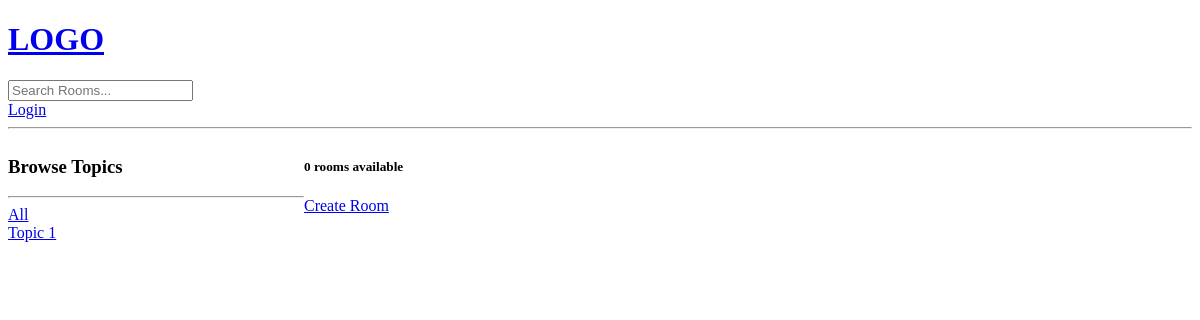
/?q=JavaScript, run on an earlier commit of the app's database.
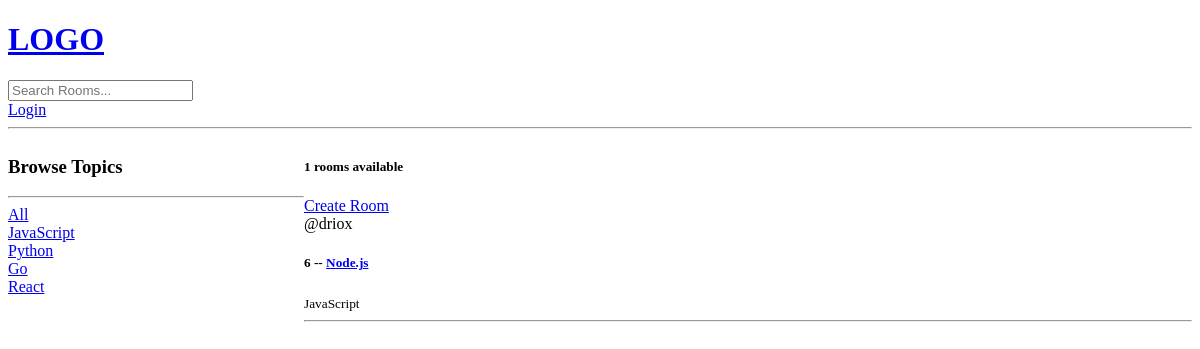
And on a later commit of the database.
### base/models.py (models this page shows, shortened)
class Topic(models.Model):
    name = models.CharField(max_length=200)

class Room(models.Model):
    host = models.ForeignKey(User, on_delete=models.SET_NULL, null=True)
    topic = models.ForeignKey(Topic, on_delete=models.SET_NULL, null=True)
    name = models.CharField(max_length=200)
    description = models.TextField(null=True, blank=True)
    updated = models.DateTimeField(auto_now=True)
    created = models.DateTimeField(auto_now_add=True)

### base/views.py (the view)
# urls.py: path('', views.home, name="home"),
def home(request):
    q = request.GET.get('q') if request.GET.get('q') != None else ''
    rooms = Room.objects.filter(
        Q(topic__name__icontains=q) |
        Q(name__icontains=q) |
        Q(description__icontains=q)
    )
    topics = Topic.objects.all()
    room_count = rooms.count()
    context = {'rooms': rooms, 'topics': topics, 'room_count': room_count}
    return render(request, 'home.html', context)

### templates/home.html (shortened to what this page needs)
{% extends 'main.html' %}
{% block content %}
<div class="home-container">
    <div>
        <h3>Browse Topics</h3>
        <hr>
        <div>
            <a href="{% url 'home' %}">All</a>
        </div>
        {% for topic in topics %}
            <div>
                <a href="{% url 'home' %}?q={{topic.name}}">{{topic.name}}</a>
            </div>
        {% endfor %}
    </div>
    <div>
        <h5>{{room_count}} rooms available</h5>
        <a href="{% url 'create-room' %}">Create Room</a>
        <div>
            {% for room in rooms %}
                <div>
                    <span>@{{room.host.username}}</span>
                    <h5>{{ room.id }} -- <a href="{% url 'room' room.id %}">{{room.name}}</a></h5>
                    <small>{{room.topic.name}}</small>
                    <hr>
                </div>
            {% endfor %}
        </div>
    </div>
</div>
{% endblock content %}

What changed in the data, as far as the page shows it:
removed Topic: name "Topic 1"
added Topic: name "JavaScript"
added Topic: name "Python"
added Topic: name "Go"
added Topic: name "React"
added Room: host.username "driox", id "6", name "Node.js", topic.name "JavaScript"
Also different on the page:
{{ room_count }}: "0" → "1"
